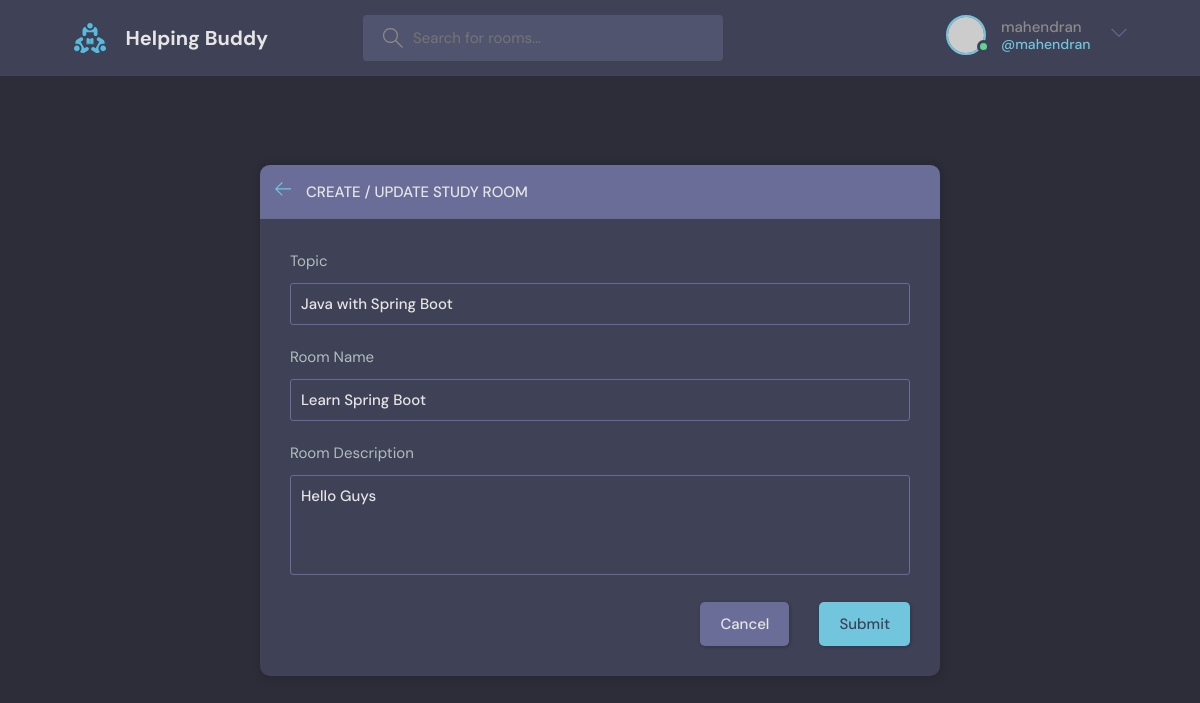
The page /update-room/16 (signed in) on the database its author committed.
### base/models.py (models this page shows, shortened)
class Room(models.Model):
    host = models.ForeignKey(User, on_delete = models.SET_NULL, null = True)
    topic = models.ForeignKey(Topic, on_delete = models.SET_NULL, null = True)
    name = models.CharField(max_length = 200)
    description = models.TextField(null = True, blank = True)
    participants = models.ManyToManyField(User, related_name='paricipants', blank=True)
    updated = models.DateTimeField(auto_now = True) #take snapshot of time when modified
    created = models.DateTimeField(auto_now_add = True) #take snapshot of time when created
    class Meta:
        ordering = ['-updated','-created']

class Topic(models.Model):
    name = models.CharField(max_length = 200)
    def __str__(self):
        return self.name

### base/views.py (the view, shortened to what this page needs)
# urls.py: path('update-room/<str:pk>', views.updateRoom, name= 'update-room'),
@login_required(login_url='/login')
def updateRoom(request, pk):
    room = Room.objects.get(id=pk)
    form = RoomForm(instance=room)
    topics = Topic.objects.all()
    if request.user != room.host:
        return HttpResponse('<h3>You are not the Creator..</h3>')
    context = {"form":form, "topics":topics,'room':room}
    return render(request,'base/room_form.html',context)

### base/forms.py
class RoomForm(ModelForm):
    class Meta:
        model = Room
        fields = '__all__'
        exclude = ['host', 'participants']

### base/templates/base/room_form.html (shortened to what this page needs)
{% extends 'main.html' %}
{% block content %}
<main class="create-room layout">
  <div class="container">
    <div class="layout__box">
      <div class="layout__boxHeader">
        <div class="layout__boxTitle">
          <a href="{% url 'create-room' %}">
            <svg version="1.1" xmlns="http://www.w3.org/2000/svg" width="32" height="32" viewBox="0 0 32 32">
              <title>arrow-left</title>
              <path
                d="M13.723 2.286l-13.723 13.714 13.719 13.714 1.616-1.611-10.96-10.96h27.625v-2.286h-27.625l10.965-10.965-1.616-1.607z">
              </path>
            </svg>
          </a>
          <h3>Create / Update Study Room</h3>
        </div>
      </div>
      <div class="layout__body">
        <form class="form" method="POST" action="#">
          <div class="form__group">
            <label for="room_topic">Topic</label>
            <input required type="text" value="{{room.topic.name}}" name="topic" list="topic-list" />
          </div>
          <div class="form__group">
            <label for="room_name">Room Name</label>
            {{form.name}}
          </div>
          <div class="form__group">
            <label for="room_description">Room Description</label>
            {{form.description}}
          </div>
          <div class="form__action">
            <a class="btn btn--dark" href="{%url 'home'%}">Cancel</a>
            <button class="btn btn--main" type="submit">Submit</button>
          </div>
        </form>
      </div>
    </div>
  </div>
</main>
{% endblock %}

### templates/navbar.html (shortened to what this page needs)
{% load static %}
<header class="header header--loggedIn">
  <div class="container">
    <a href="{% url 'home' %}" class="header__logo">
      <img src="{% static 'images/logo.svg' %}" />
      <h1>Helping Buddy</h1>
    </a>
    <form class="header__search" method="GET" action="{% url 'home'%}">
      <label>
        <input type="text" name="q" placeholder="Search for rooms..." />
      </label>
    </form>
    <nav class="header__menu">
      {% if request.user.is_authenticated %}
      <div class="header__user">
        <a href="{% url 'update-user' %}">
          <div class="avatar avatar--medium active">
            <img src="https://randomuser.me/api/portraits/men/37.jpg" />
          </div>
          <p>{{request.user.username}}<span>@{{request.user.username}}</span></p>
        </a>
        <button class="dropdown-button">
          <svg version="1.1" xmlns="http://www.w3.org/2000/svg" width="32" height="32" viewBox="0 0 32 32">
            <title>chevron-down</title>
            <path d="M16 21l-13-13h-3l16 16 16-16h-3l-13 13z"></path>
          </svg>
        </button>
      </div>
      {% else %}
      <a href="{% url 'login' %}">
        <img src="{% static 'images/avatar.svg' %}" />
        <p>Login</p>
      </a>
      {% endif %}
    </nav>
  </div>
</header>

### rows shown on the page
Room: topic "Java with Spring Boot", name "Learn Spring Boot", description "Hello Guys"

### other values the page prints
{{ request.user.username }} "mahendran"
